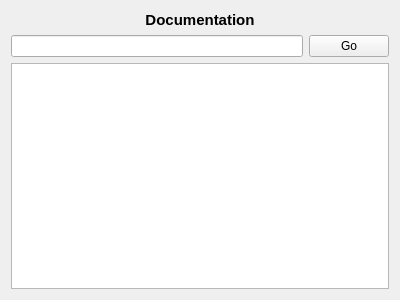
<?xml version="1.0" encoding="UTF-8"?>
<ui version="4.0">
 <class>DocumentationWidget</class>
 <widget class="QWidget" name="DocumentationWidget">
  <property name="geometry">
   <rect>
    <x>0</x>
    <y>0</y>
    <width>400</width>
    <height>300</height>
   </rect>
  </property>
  <property name="windowTitle">
   <string>Documentation</string>
  </property>
  <layout class="QVBoxLayout">
   <item>
    <widget class="QLabel" name="label">
     <property name="font">
      <font>
       <pointsize>11</pointsize>
       <weight>75</weight>
       <bold>true</bold>
       <kerning>true</kerning>
      </font>
     </property>
     <property name="text">
      <string>Documentation</string>
     </property>
     <property name="alignment">
      <set>Qt::AlignCenter</set>
     </property>
    </widget>
   </item>
   <item>
    <layout class="QGridLayout" name="gridLayout">
     <item row="0" column="0">
      <widget class="QLineEdit" name="searchText"/>
     </item>
     <item row="0" column="1">
      <widget class="QPushButton" name="searchButton">
       <property name="text">
        <string>Go</string>
       </property>
      </widget>
     </item>
    </layout>
   </item>
   <item>
    <layout class="QGridLayout" name="gridLayout_2">
     <item row="0" column="0">
      <widget class="QTextBrowser" name="searchPage"/>
     </item>
    </layout>
   </item>
  </layout>
 </widget>
 <resources/>
 <connections/>
</ui>
